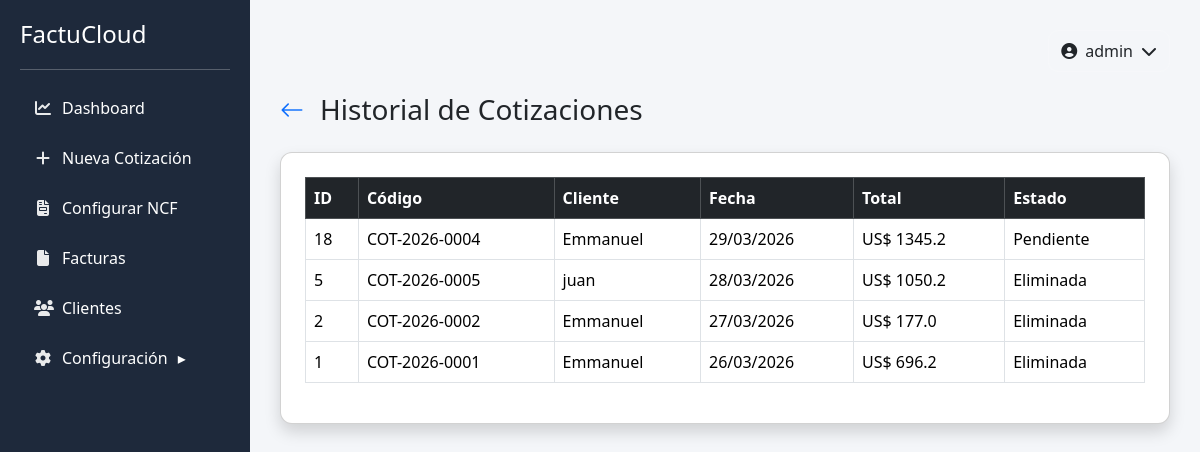
Page /historial (signed in) on the earlier database version.
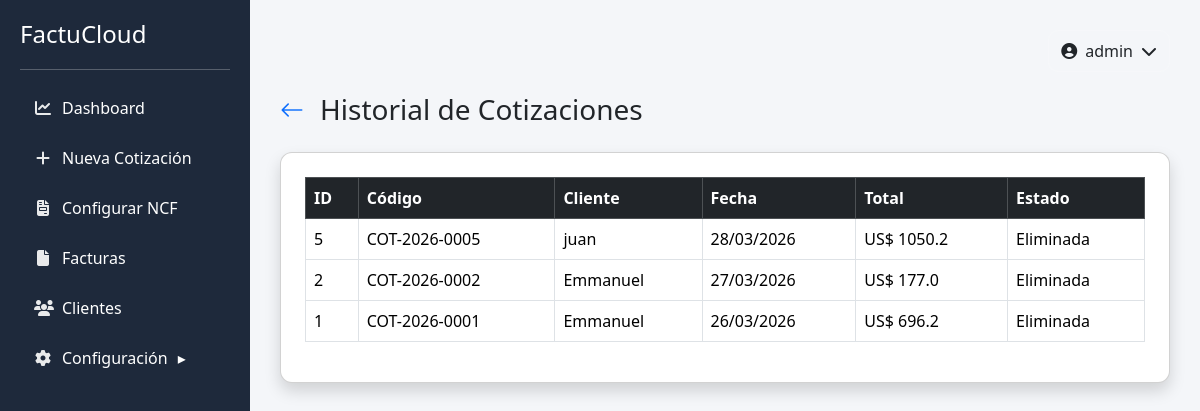
Same page on the later database version.
### tables this page shows
CREATE TABLE cotizaciones (
        id INTEGER PRIMARY KEY AUTOINCREMENT,
        codigo TEXT,
        cliente TEXT,
        rnc TEXT,
        telefono TEXT,
        correo TEXT,
        fecha TEXT,
        subtotal REAL,
        itbis REAL,
        total REAL,
        estado TEXT
    );

### app.py (the view)
@app.route("/historial")
def historial():
    if "usuario" not in session:
        return redirect(url_for("login"))
    conn = get_db()
    cotizaciones = conn.execute("""
    SELECT * FROM cotizaciones
    ORDER BY id DESC
    """).fetchall()
    conn.close()
    return render_template(
        "historial.html",
        cotizaciones=cotizaciones
    )

### app.py (called while the page is built)
def get_db():
    conn = sqlite3.connect("database.db")
    conn.row_factory = sqlite3.Row
    return conn

@app.context_processor
def inject_user():
    return dict(usuario=session.get("usuario"))

### templates/historial.html
{% extends "base.html" %}
{% block content %}
<div class="d-flex align-items-center mb-4">
    <a href="{{ url_for('index') }}" class="me-3 text-decoration-none">
        <i class="bi bi-arrow-left fs-4"></i>
    </a>
    <h3 class="mb-0">Historial de Cotizaciones</h3>
</div>
<div class="card shadow p-4">
<table class="table table-bordered table-hover">
<thead class="table-dark">
<tr>
<th>ID</th>
<th>Código</th>
<th>Cliente</th>
<th>Fecha</th>
<th>Total</th>
<th>Estado</th>
</tr>
</thead>
<tbody>
{% for cotizacion in cotizaciones %}
<tr>
<td>{{ cotizacion.id }}</td>
<td>{{ cotizacion.codigo }}</td>
<td>{{ cotizacion.cliente }}</td>
<td>{{ cotizacion.fecha }}</td>
<td>US$ {{ cotizacion.total }}</td>
<td>{{ cotizacion.estado }}</td>
</tr>
{% endfor %}
</tbody>
</table>
</div>
{% endblock %}

Differences in the rows shown:
removed cotizaciones: id "18", codigo "COT-2026-0004", cliente "Emmanuel", fecha "29/03/2026", total "1345.2", estado "Pendiente"
